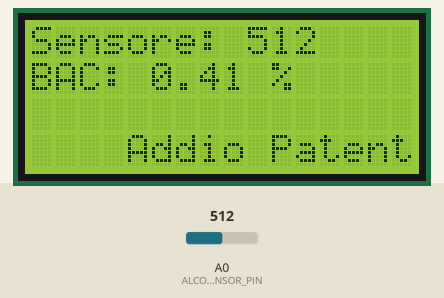
Bench run of a sketch on a simulated Arduino Uno, built with avr-gcc and run on an emulated ATmega328P. On the bench: 16×4 character LCD. The inputs (shaded band) are chosen by the test bench; at power-on: A0 (ALCOHOL_SENSOR_PIN) = 512. What the sketch prints to the serial monitor is not drawn.

Above: at 2.7 s.
2.8 s: A0 (ALCOHOL_SENSOR_PIN) set to 490
At 6.8 s:
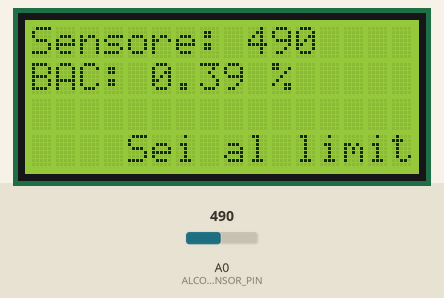
7.6 s: A0 (ALCOHOL_SENSOR_PIN) set to 610
At 11.4 s:
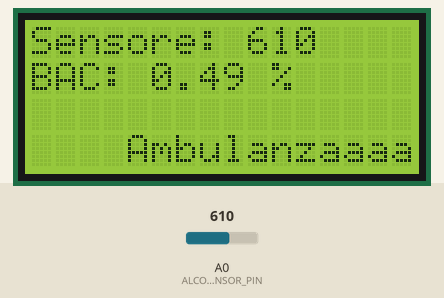
11.7 s: A0 (ALCOHOL_SENSOR_PIN) set to 240
At 15.3 s:
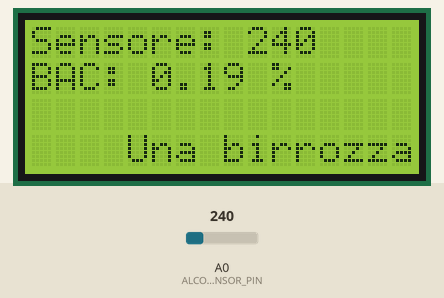
15.8 s: A0 (ALCOHOL_SENSOR_PIN) set to 160
At 19.0 s:
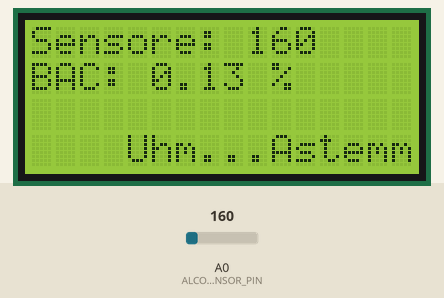
19.9 s: A0 (ALCOHOL_SENSOR_PIN) set to 90
At 23.8 s:
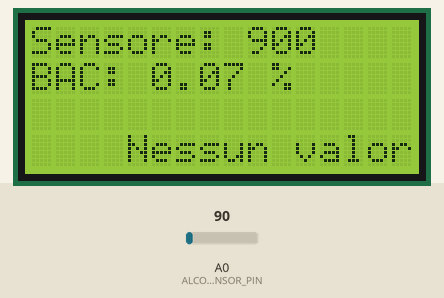
Timing chart, 0 to 25.0 s (numbered marks = the images above; inputs shaded):
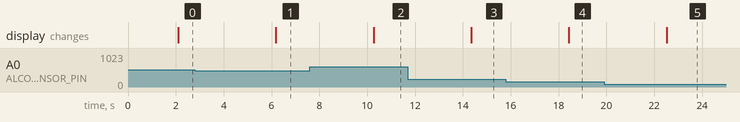

Measured:
- after the input at 2.8 s, the display: changes after 3.4 s (image 1)
- after the input at 7.6 s, the display: changes after 2.7 s (image 2)
- after the input at 11.7 s, the display: changes after 2.7 s (image 3)
- after the input at 15.8 s, the display: changes after 2.6 s (image 4)
- after the input at 19.9 s, the display: changes after 2.6 s (image 5)

The sketch:

etilometro.ino
```cpp
#include "LiquidCrystal_I2C.h"


#define ALCOHOL_SENSOR_PIN A0

#define ZERO_LEVEL 100
#define SOBER_LEVEL 170
#define ONE_BEER_LEVEL 250
#define TWO_BEERS_LEVEL 500
#define DRUNK_LEVEL 600

#define BAC_BEER_RATE 0.2


LiquidCrystal_I2C lcd(0x27,16,4);


void aggiorna_lcd(int valore_sensore)
{
  lcd.setCursor(0,0);
  lcd.print("Sensore: ");
  lcd.setCursor(9,0);
  lcd.print(valore_sensore);
  lcd.setCursor(0,1);
  lcd.print("BAC: ");
  lcd.setCursor(5,1);

  float bac = (float(BAC_BEER_RATE) / ONE_BEER_LEVEL) * valore_sensore;

  lcd.print(bac);
  lcd.setCursor(10,1);
  lcd.print("%");

  lcd.setCursor(0,3);
     if (valore_sensore <= ZERO_LEVEL)
     {
      lcd.print("Nessun valore   ");

      }
    else if (valore_sensore > ZERO_LEVEL && valore_sensore < SOBER_LEVEL)
     {
      lcd.print ("Uhm...Astemmio??");
      }
    else if (valore_sensore > SOBER_LEVEL && valore_sensore < ONE_BEER_LEVEL)
     {
      lcd.print ("Una birrozza?   ");
      }
      else if (valore_sensore > ONE_BEER_LEVEL && valore_sensore < TWO_BEERS_LEVEL)
     {
      lcd.print ("Sei al limite!! ");
      }
      else if (valore_sensore > TWO_BEERS_LEVEL && valore_sensore < DRUNK_LEVEL)
     {
      lcd.print ("Addio Patente!! ");
      }
      else if (valore_sensore > DRUNK_LEVEL)
     {
      lcd.print ("Ambulanzaaaa!!! ");
      }
     else
     {
       lcd.print("Boh...Non Saprei");
     }
}


void setup() {

  Serial.begin(9600);
  lcd.init();
  lcd.backlight();
}

void loop() {

    Serial.print("ALCOHOL: ");
    int quantita_alcohol = analogRead(A0);

    Serial.println(quantita_alcohol);
    delay(2000);

    aggiorna_lcd(quantita_alcohol);


}
```
